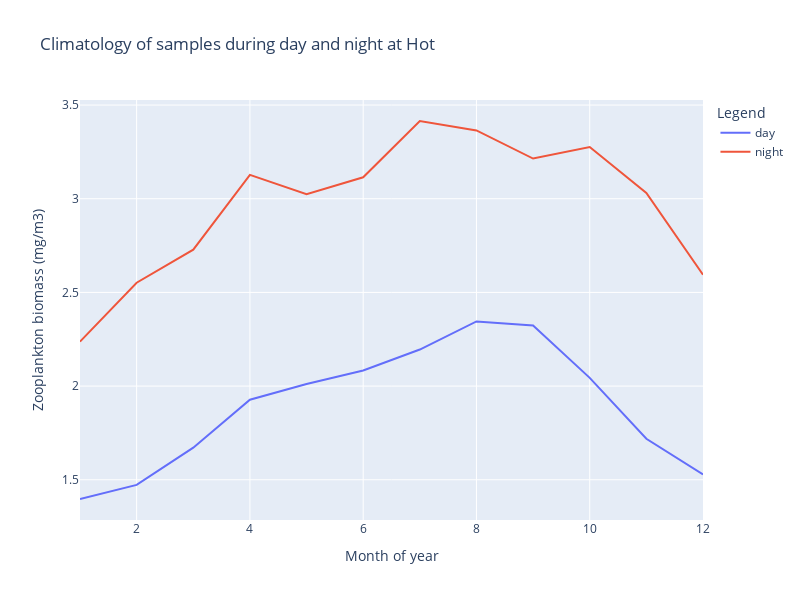

The notebook cell saved with this chart:
### Markdown cell above
## Raw data, no smoothing

### Code cell
fig = go.Figure()

fig.add_trace(
    go.Scatter(
        x=grouped_data.day.dropna("month").month.data.flatten(),
        y=grouped_data.day.dropna("month").data.flatten(),
        mode="lines",
        name="day",
    )
)

fig.add_trace(
    go.Scatter(
        x=grouped_data.night.dropna("month").month.data.flatten(),
        y=grouped_data.night.dropna("month").data.flatten(),
        mode="lines",
        name="night",
    )
)

fig.update_layout(
    title=f"Climatology of samples during day and night at {station}",
    xaxis_title="Month of year",
    yaxis_title="Zooplankton biomass (mg/m3)",
    legend_title="Legend",
    height=600,
    width=800,
    showlegend=True,
)

fig.show()

### Figure 1 — Plotly figure (JSON) as saved in the notebook; plotly's stock layout.template omitted (floating-point values rounded to 4 significant figures)
{"data": [{"mode": "lines", "name": "day", "type": "scatter", "x": [1, 2, 3, 4, 5, 6, 7, 8, 9, 10, 11, 12], "y": [1.397, 1.473, 1.671, 1.927, 2.011, 2.083, 2.195, 2.345, 2.323, 2.044, 1.719, 1.528]}, {"mode": "lines", "name": "night", "type": "scatter", "x": [1, 2, 3, 4, 5, 6, 7, 8, 9, 10, 11, 12], "y": [2.237, 2.552, 2.728, 3.127, 3.024, 3.115, 3.415, 3.364, 3.214, 3.276, 3.031, 2.595]}], "layout": {"height": 600, "legend": {"title": {"text": "Legend"}}, "showlegend": true, "title": {"text": "Climatology of samples during day and night at Hot"}, "width": 800, "xaxis": {"title": {"text": "Month of year"}}, "yaxis": {"title": {"text": "Zooplankton biomass (mg/m3)"}}}}
